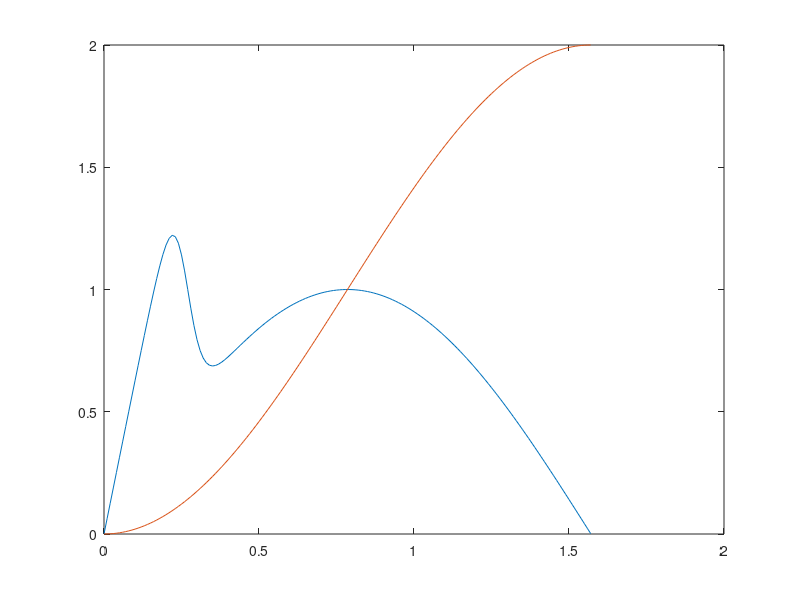

Reproduce this figure in MATLAB.
a=0:0.01:pi/2;
CL1=2*pi*sin(a);
CL2=2*sin(a).*cos(a);
y=0.5*tanh(20*(a-pi/12))+0.5;
CL=(1-y).*CL1+y.*CL2;
CD=2*sin(a).^2;
plot(a,CL);
hold on;
plot(a,CD)